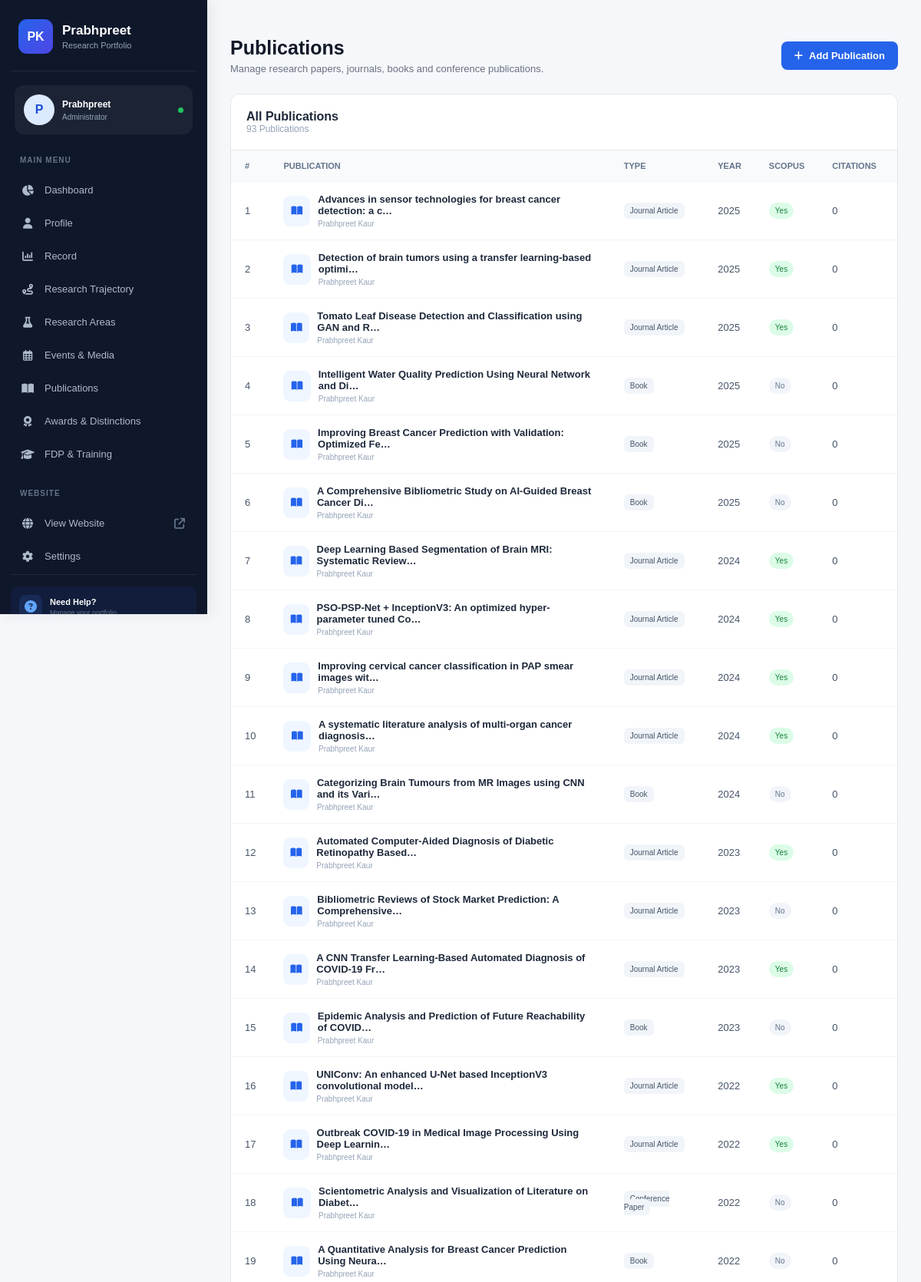
Screenshot of /publications/ (upper part) with the database file from the repository.
### myapp/models.py (models this page shows, shortened)
class Publication(models.Model):
    PUBLICATION_TYPES = [
        ('journal', 'Journal Article'),
        ('conference', 'Conference Paper'),
        ('book', 'Book Chapter'),
        ('book', 'Book'),
        ('other', 'Other'),
    ]
    title = models.CharField(max_length=500)
    authors = models.TextField()
    publication_type = models.CharField(max_length=50,choices=PUBLICATION_TYPES,default='journal')
    journal_or_venue = models.CharField(max_length=500,blank=True)
    publication_year = models.PositiveIntegerField()
    doi = models.URLField(blank=True,null=True)
    scopus_indexed = models.BooleanField(default=False)
    citation_count = models.PositiveIntegerField(default=0)
    abstract = models.TextField(blank=True)
    is_top_publication = models.BooleanField(default=False)
    is_recent = models.BooleanField(default=False)
    is_active = models.BooleanField(default=True)
    created_at = models.DateTimeField(auto_now_add=True)
    class Meta:
        ordering = ['-publication_year']

### myapp/views.py (the view)
# urls.py: path('publications/', views.publications, name='publications'),
def publications(request):
    publications = Publication.objects.all()
    return render(request, 'publications.html', {'publications': publications})

### templates/publications.html (shortened to what this page needs)
{% extends 'sidebar.html' %}
{% block content %}
<div class="page-header">
    <div>
        <h1>Publications</h1>
        <p>Manage research papers, journals, books and conference publications.</p>
    </div>
    <a href="{% url 'add_publication' %}" class="add-btn"><i class="fa-solid fa-plus"></i> Add Publication</a>
</div>
<div class="table-card">
    <div class="table-top">
        <h3>All Publications</h3>
        <span>{{ publications|length }} Publications</span>
    </div>
    <div class="table-responsive">
        <table>
            <thead>
                <tr>
                    <th>#</th>
                    <th>Publication</th>
                    <th>Type</th>
                    <th>Year</th>
                    <th>Scopus</th>
                    <th>Citations</th>
                    <th>Status</th>
                </tr>
            </thead>
            <tbody>
                {% for publication in publications %}
                <tr>
                    <td>{{ forloop.counter }}</td>
                    <td>
                        <div class="publication-title">
                            <div class="pub-icon"><i class="fa-solid fa-book-open"></i></div>
                            <div>
                                <strong>{{ publication.title|truncatechars:65 }}</strong>
                                <small>{{ publication.authors|truncatechars:60 }}</small>
                            </div>
                        </div>
                    </td>
                    <td><span class="type">{{ publication.get_publication_type_display }}</span></td>
                    <td>{{ publication.publication_year }}</td>
                    <td>
                        {% if publication.scopus_indexed %}
                        <span class="yes">Yes</span>
                        {% else %}
                        <span class="no">No</span>
                        {% endif %}
                    </td>
                    <td>{{ publication.citation_count }}</td>
                    <td>
                    </td>
                </tr>
                {% empty %}
                <tr>
                    <td colspan="8" class="empty">No publications found. <a href="{% url 'add_publication' %}">Add Publication</a></td>
                </tr>
                {% endfor %}
            </tbody>
        </table>
    </div>
</div>
{% endblock %}

### templates/sidebar.html (style rules this page uses)
* { margin:0;padding:0;box-sizing:border-box }
body { font-family:Arial,sans-serif;background:#f5f7fb }

### templates/publications.html (style rules this page uses)
.page-header { display:flex;align-items:center;justify-content:space-between;margin-bottom:25px }
.page-header h1 { font-size:25px;color:#111827 }
.page-header p { font-size:13px;color:#6b7280;margin-top:5px }
.add-btn { display:inline-flex;align-items:center;gap:8px;background:#2563eb;color:#fff;padding:11px 17px;border-radius:8px;text-decoration:none;font-size:13px;font-weight:600 }
.table-card { background:#fff;border:1px solid #e5e7eb;border-radius:12px;overflow:hidden }
.table-top { padding:20px;border-bottom:1px solid #e5e7eb }
.table-top h3 { font-size:16px;color:#1e293b }
.table-top span { font-size:12px;color:#94a3b8 }
.table-responsive { overflow-x:auto }
table { width:100%;min-width:1050px;border-collapse:collapse }
th { padding:14px 18px;background:#f8fafc;color:#64748b;text-align:left;font-size:11px;text-transform:uppercase }
td { padding:15px 18px;border-top:1px solid #f1f5f9;color:#475569;font-size:13px }
.publication-title { display:flex;align-items:center;gap:10px }
.pub-icon { width:40px;height:40px;border-radius:9px;background:#eff6ff;color:#2563eb;display:flex;align-items:center;justify-content:center }
.publication-title strong { display:block;color:#1e293b }
.publication-title small { display:block;color:#94a3b8;font-size:10px;margin-top:4px }
.type { background:#f1f5f9;color:#475569;padding:5px 8px;border-radius:6px;font-size:10px }
.yes { background:#dcfce7;color:#15803d;padding:5px 8px;border-radius:15px;font-size:10px }
.no { background:#f1f5f9;color:#64748b;padding:5px 8px;border-radius:15px;font-size:10px }

### rows the page displays
Publication: title "Advances in sensor technologies for breast cancer detection: a c…", authors "Prabhpreet Kaur", publication_type "Journal Article", publication_year "2025", scopus_indexed "Yes", citation_count "0"
Publication: title "Detection of brain tumors using a transfer learning-based optimi…", authors "Prabhpreet Kaur", publication_type "Journal Article", publication_year "2025", scopus_indexed "Yes", citation_count "0"
Publication: title "Tomato Leaf Disease Detection and Classification using GAN and R…", authors "Prabhpreet Kaur", publication_type "Journal Article", publication_year "2025", scopus_indexed "Yes", citation_count "0"
Publication: title "Intelligent Water Quality Prediction Using Neural Network and Di…", authors "Prabhpreet Kaur", publication_type "Book", publication_year "2025", scopus_indexed "No", citation_count "0"
Publication: title "Improving Breast Cancer Prediction with Validation: Optimized Fe…", authors "Prabhpreet Kaur", publication_type "Book", publication_year "2025", scopus_indexed "No", citation_count "0"
Publication: title "A Comprehensive Bibliometric Study on AI-Guided Breast Cancer Di…", authors "Prabhpreet Kaur", publication_type "Book", publication_year "2025", scopus_indexed "No", citation_count "0"
Publication: title "Deep Learning Based Segmentation of Brain MRI: Systematic Review…", authors "Prabhpreet Kaur", publication_type "Journal Article", publication_year "2024", scopus_indexed "Yes", citation_count "0"
Publication: title "PSO-PSP-Net + InceptionV3: An optimized hyper-parameter tuned Co…", authors "Prabhpreet Kaur", publication_type "Journal Article", publication_year "2024", scopus_indexed "Yes", citation_count "0"
Publication: title "Improving cervical cancer classification in PAP smear images wit…", authors "Prabhpreet Kaur", publication_type "Journal Article", publication_year "2024", scopus_indexed "Yes", citation_count "0"
Publication: title "A systematic literature analysis of multi-organ cancer diagnosis…", authors "Prabhpreet Kaur", publication_type "Journal Article", publication_year "2024", scopus_indexed "Yes", citation_count "0"
Publication: title "Categorizing Brain Tumours from MR Images using CNN and its Vari…", authors "Prabhpreet Kaur", publication_type "Book", publication_year "2024", scopus_indexed "No", citation_count "0"
Publication: title "Automated Computer-Aided Diagnosis of Diabetic Retinopathy Based…", authors "Prabhpreet Kaur", publication_type "Journal Article", publication_year "2023", scopus_indexed "Yes", citation_count "0"
Publication: title "Bibliometric Reviews of Stock Market Prediction: A Comprehensive…", authors "Prabhpreet Kaur", publication_type "Journal Article", publication_year "2023", scopus_indexed "No", citation_count "0"
Publication: title "A CNN Transfer Learning-Based Automated Diagnosis of COVID-19 Fr…", authors "Prabhpreet Kaur", publication_type "Journal Article", publication_year "2023", scopus_indexed "Yes", citation_count "0"
Publication: title "Epidemic Analysis and Prediction of Future Reachability of COVID…", authors "Prabhpreet Kaur", publication_type "Book", publication_year "2023", scopus_indexed "No", citation_count "0"
Publication: title "UNIConv: An enhanced U-Net based InceptionV3 convolutional model…", authors "Prabhpreet Kaur", publication_type "Journal Article", publication_year "2022", scopus_indexed "Yes", citation_count "0"
Publication: title "Outbreak COVID-19 in Medical Image Processing Using Deep Learnin…", authors "Prabhpreet Kaur", publication_type "Journal Article", publication_year "2022", scopus_indexed "Yes", citation_count "0"
Publication: title "Scientometric Analysis and Visualization of Literature on Diabet…", authors "Prabhpreet Kaur", publication_type "Conference Paper", publication_year "2022", scopus_indexed "No", citation_count "0"
Publication: title "A Quantitative Analysis for Breast Cancer Prediction Using Neura…", authors "Prabhpreet Kaur", publication_type "Book", publication_year "2022", scopus_indexed "No", citation_count "0"

### other values shown
{{ publications|length }} "93"
